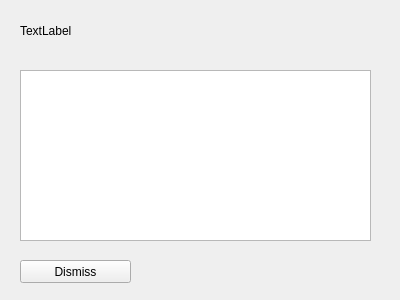
<?xml version="1.0" encoding="UTF-8"?>
<ui version="4.0">
 <class>NotificationsWidget</class>
 <widget class="QWidget" name="NotificationsWidget">
  <property name="geometry">
   <rect>
    <x>0</x>
    <y>0</y>
    <width>400</width>
    <height>300</height>
   </rect>
  </property>
  <property name="windowTitle">
   <string>Form</string>
  </property>
  <widget class="QLabel" name="label">
   <property name="geometry">
    <rect>
     <x>20</x>
     <y>20</y>
     <width>281</width>
     <height>21</height>
    </rect>
   </property>
   <property name="text">
    <string>TextLabel</string>
   </property>
  </widget>
  <widget class="QPlainTextEdit" name="plainTextEdit">
   <property name="geometry">
    <rect>
     <x>20</x>
     <y>70</y>
     <width>351</width>
     <height>171</height>
    </rect>
   </property>
  </widget>
  <widget class="QPushButton" name="pushButton">
   <property name="geometry">
    <rect>
     <x>20</x>
     <y>260</y>
     <width>111</width>
     <height>23</height>
    </rect>
   </property>
   <property name="text">
    <string>Dismiss</string>
   </property>
  </widget>
 </widget>
 <resources/>
 <connections/>
</ui>
